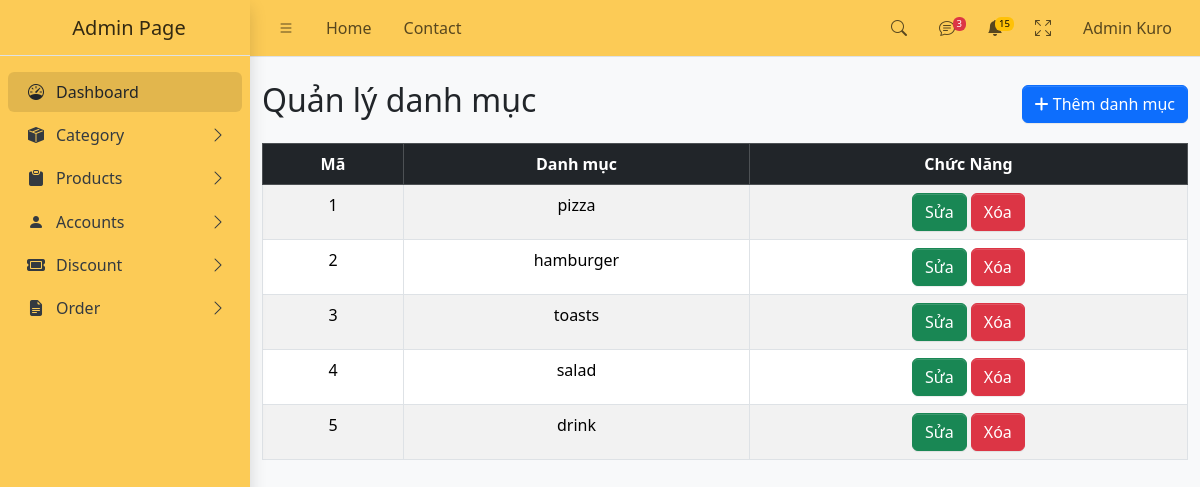
The app's page /?act=listcategory (signed in), older data.
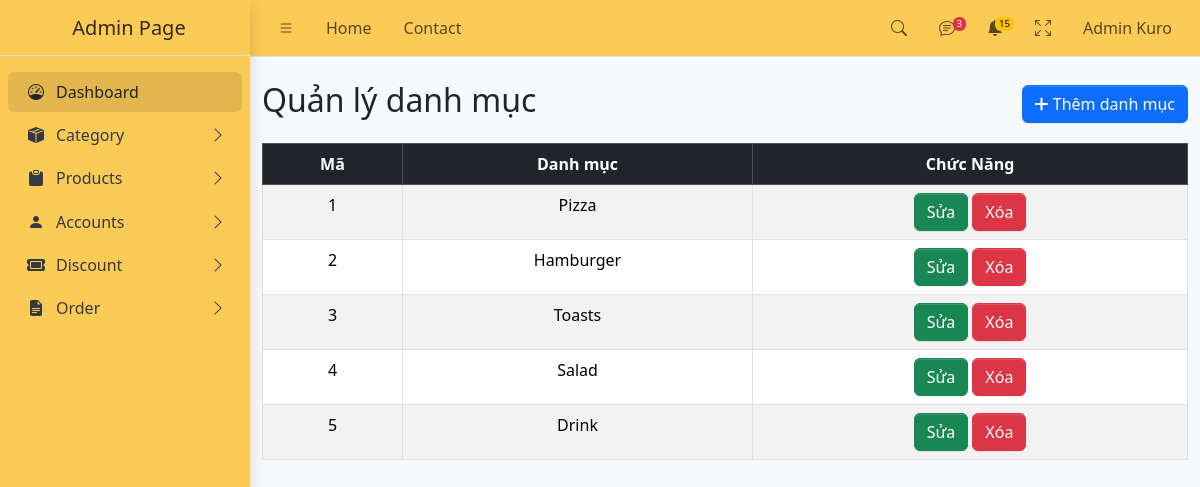
The same page, newer data.
### tables this page shows
CREATE TABLE `category` (
  `category_id` int NOT NULL,
  `category_name` varchar(256) NOT NULL
);

### config/conn.php (called while the page is built)
<?php
function connectDB()
{
    $host = "mysql:host=localhost;dbname=ktk;charset=utf8";
    $user = "root";
    $pass = "";
    try {
        $conn = new PDO($host, $user, $pass);
        return $conn;
    } catch (PDOException $e) {
        echo "lỗi kết nối " . $e->getMessage();
    }
}
function view($view, $data = [])
{
    extract($data);
    include_once "views/$view.php";
}
?>

### controller/admin/categoryController.php (called while the page is built, shortened)
<?php
class categoryController
{
    public function list()
    {
        $data = (new category)->all();
        view('admin/list-category', ['data' => $data]);
    }
}

### index.php (called while the page is built, shortened)
<?php
require_once("config/conn.php");
require_once("model/admin/category.php");
require_once("controller/admin/categoryController.php");
$act = $_GET['act'] ?? '/';
match ($act) {
    '/' => (new dashboardController())->home(),
    'listproduct' => (new productController())->list(),
    'listcategory' => (new categoryController())->list(),
    'addproduct' => (new productController())->add(),
    'storeproduct' => (new productController())->storeProduct(),
    'deleteproduct' => (new productController())->deleteProduct(),
    'editproduct' => (new productController())->editProduct(),
    'updateproduct' => (new productController())->updateProduct(),
    'listcategory' => (new categoryController())->list(),
    'deletecategory' => (new categoryController())->deleteCategory(),
    'addcategory' => (new categoryController())->add(),
    'store-category' => (new categoryController())->storeCategory(),
    'editcategory' => (new categoryController())->editCategory(),
    'update-category' => (new categoryController())->updateCategory(),
    'administration' => (new dashboardController())->dashboard(),
    'home' => (new dashboardController())->home(),
    'login' => (new accController())->login(),
    'logout' => (new accController())->logout(),
    'forgotpass' => (new accController())->forgotPass(),
    'register' => (new accController())->login(),
    'listaccount' => (new accController())->listAccount(),
    'insertaccount' => (new accController())->insertAccount(),
    'deleteaccount' => (new accController())->deleteAccount($_GET['id']),
    'banAccount' => (new accController())->banAccount($_GET['id']),
    'unbanAccount' => (new accController())->unbanAccount($_GET['id']),
    'listdiscount' => (new DiscountController())->listDiscount(),
    'insertdiscount' => (new DiscountController())->insertdiscount(),
    'updatediscount' => (new DiscountController())->updatediscount($_GET['id']),
    'deletediscount' => (new DiscountController())->deletediscount($_GET['id']),
    default => print "Không có hành động nào được xử lý.",
};

### model/admin/category.php (called while the page is built, shortened)
<?php
class category
{
    public $conn = null;
    public function __construct()
    {
        $this->conn = connectDB();
    }
    public function all()
    {
        $sql = "SELECT * FROM category";
        $stmt = $this->conn->prepare($sql);
        $stmt->execute();
        $result = $stmt->fetchAll(PDO::FETCH_ASSOC);
        return $result;
    }
}

### views/admin/list-category.php (the view, shortened to what this page needs)
<!DOCTYPE html>
<html lang="en">
<head>
    <?php require_once "component/admin/link.php" ?>
</head>
<body class="layout-fixed sidebar-expand-lg bg-body-tertiary">
    <div class="app-wrapper">
        <?php require_once "component/admin/header.php" ?>
        <?php require_once "component/admin/sidebar.php" ?>
        <main class="app-main">
            <div class="container mt-4">
                <div class="d-flex justify-content-between align-items-center mb-3">
                    <h2>Quản lý danh mục</h2>
                    <a href="?act=addcategory"><button class="btn btn-primary" data-bs-toggle="modal" data-bs-target="#addModal">
                            <i class="fas fa-plus"></i> Thêm danh mục
                        </button></a>
                </div>
                <div class="table-responsive">
                    <table class="table table-striped table-bordered" style="text-align:center">
                        <thead class="table-dark">
                            <tr>
                                <th>Mã</th>
                                <th>Danh mục</th>
                                <th>Chức Năng</th>
                            </tr>
                        </thead>
                        <tbody>
                            <?php foreach ($data as $category) : ?>
                                <tr>
                                    <td><?= $category['category_id'] ?></td>
                                    <td><?= $category['category_name'] ?></td>
                                    <td>
                                        <a href="index.php?act=editcategory&category_id=<?= $category['category_id'] ?>"><button type="button" class="btn btn-success">Sửa</button></a>
                                        <a href="index.php?act=deletecategory&category_id=<?= $category['category_id']  ?>"><button type="button" class="btn btn-danger" onclick="return confirm('Bạn có chắc muốn xóa danh mục này?')">Xóa</button></a>
                                    </td>
                                </tr>
                            <?php endforeach ?>
                        </tbody>
                    </table>
</body>
</html>

Row changes from the older to the newer data that the page shows:
changed category id 1: category_name "pizza" → "Pizza"
changed category id 2: category_name "hamburger" → "Hamburger"
changed category id 3: category_name "toasts" → "Toasts"
changed category id 4: category_name "salad" → "Salad"
changed category id 5: category_name "drink" → "Drink"
